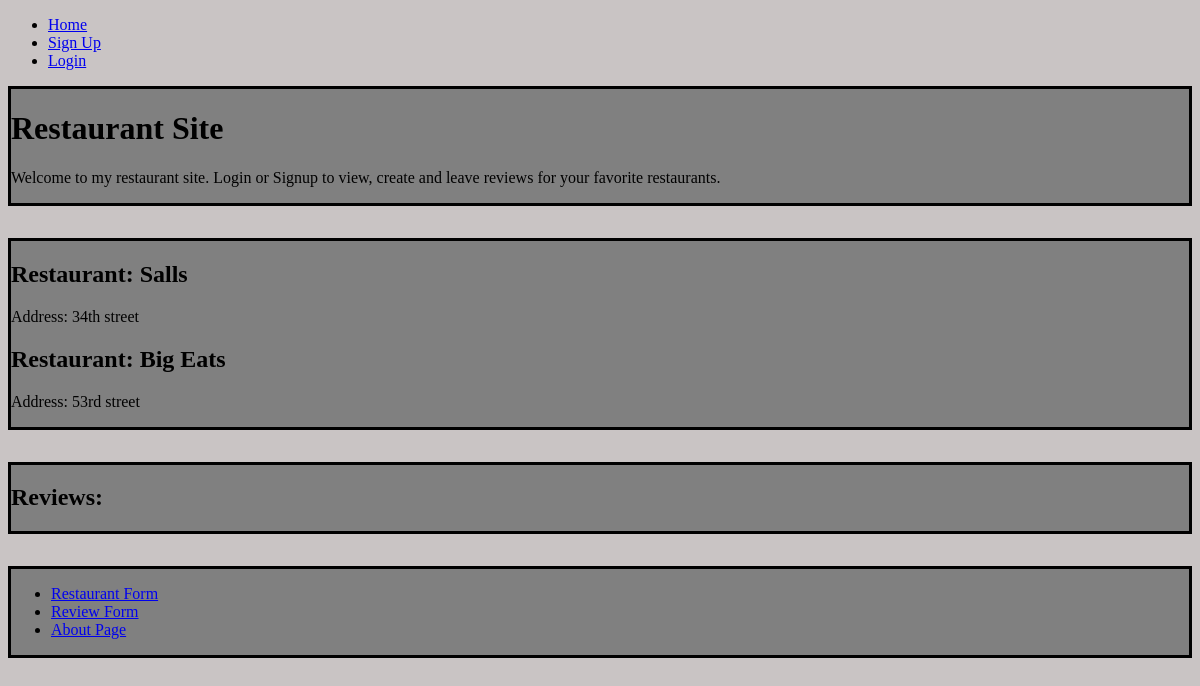
/, run on an earlier commit of the app's database.
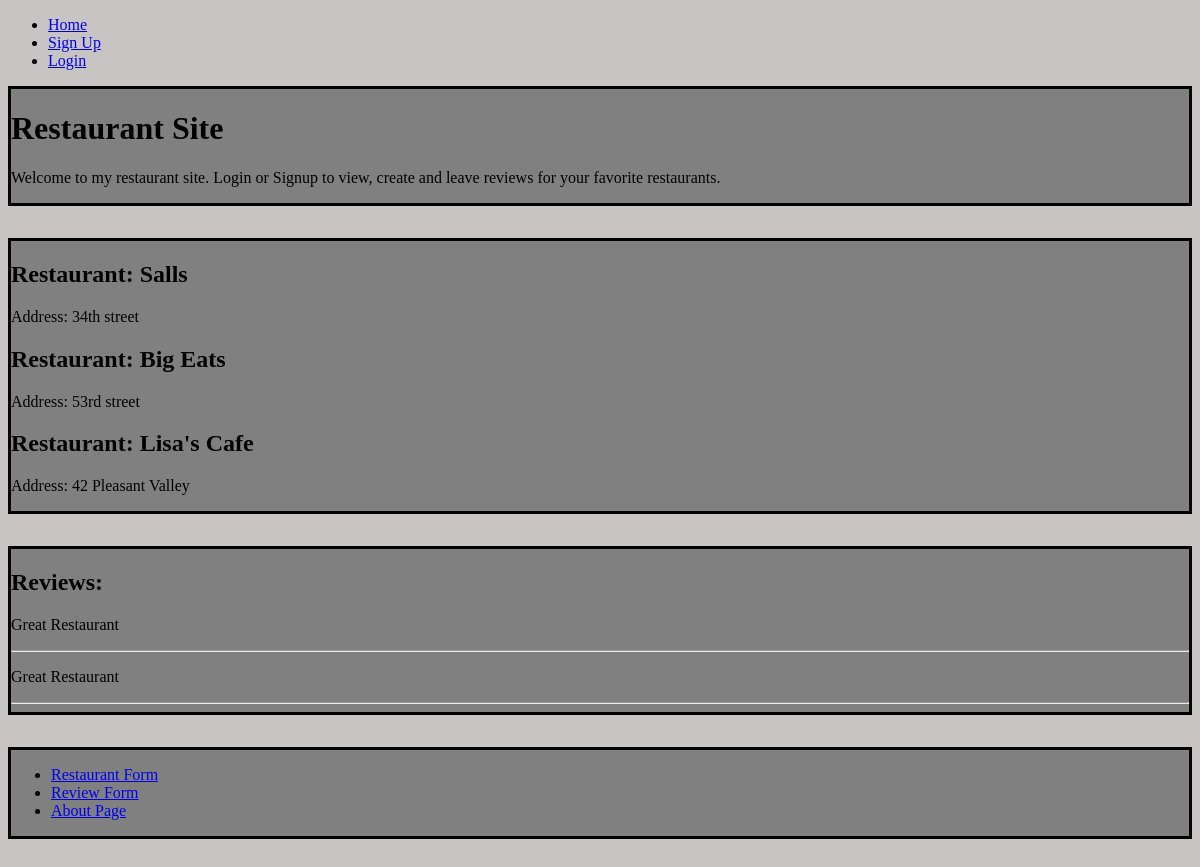
And on a later commit of the database.
### restaurant_site/models.py (models this page shows, shortened)
class Restaurant(db.Model):
    id = db.Column(db.Integer, primary_key = True)
    name = db.Column(db.String(20), nullable=False, unique=True)
    address = db.Column(db.String(50), nullable=False, unique=True)
    reviews = db.relationship('Reviews')

class Reviews(db.Model):
    id = db.Column(db.Integer, primary_key=True)
    review = db.Column(db.String, nullable=False)
    restaurant_id = db.Column(db.Integer, db.ForeignKey('restaurant.id'))

### restaurant_site/routes.py (the view)
@app.route('/')
def home():
    restaurants = Restaurant.query.all()
    reviews = Reviews.query.all()
    return render_template('home.html', restaurants=restaurants, reviews=reviews)

### restaurant_site/templates/home.html
{% extends 'base.html' %}
{% block content %}
<div class="home-div">
  <h1>Restaurant Site</h1>
  <p>
    Welcome to my restaurant site. Login or Signup to view, create and leave
    reviews for your favorite restaurants.
  </p>
</div>
<div class="home-div">
  {% for restaurant in restaurants %}
  <h2>Restaurant: {{ restaurant.name }}</h2>
  <p>Address: {{ restaurant.address }}</p>
  {% endfor %}
</div>
<div class="home-div">
  <h2>Reviews:</h2>
  {% for review in reviews %}
  <p>{{ review.review }}</p>
  <hr />
  {% endfor %}
</div>
<div class="home-div">
  <ul>
    <li><a href="{{ url_for('restaurant') }}">Restaurant Form</a></li>
    <li><a href="{{ url_for('review') }}">Review Form</a></li>
    <li><a href="{{ url_for('about')}}">About Page</a></li>
  </ul>
</div>
{% endblock content %}

What changed in the data, as far as the page shows it:
added Restaurant: name "Lisa's Cafe", address "42 Pleasant Valley"
added Reviews: review "Great Restaurant"
added Reviews: review "Great Restaurant"
